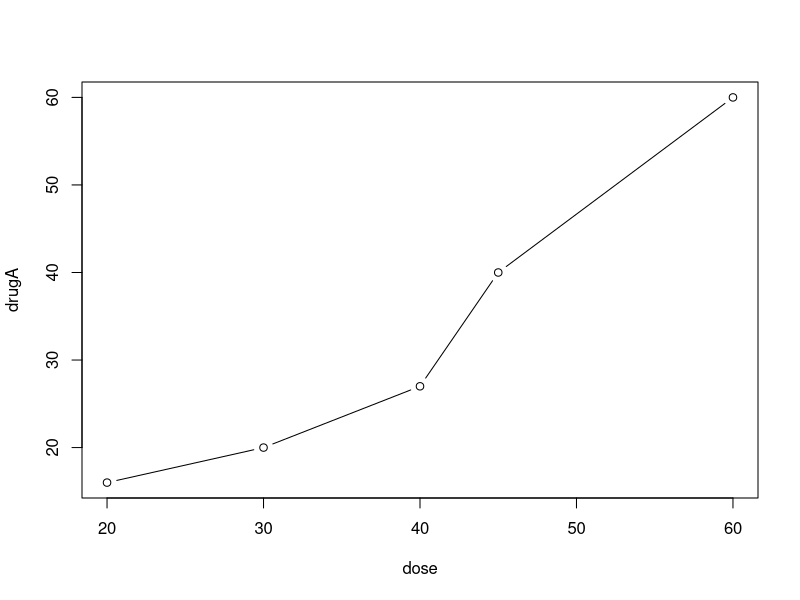

Reproduce this figure in R.
# 使用plot绘图
dose <- c(20, 30, 40, 45, 60)
drugA <- c(16, 20, 27, 40, 60)
drugB <- c(15, 18, 25, 31, 40)
# The option type="b" indicates that both points and lines should be plotted.
plot(dose, drugA, type="b")
help("plot")
